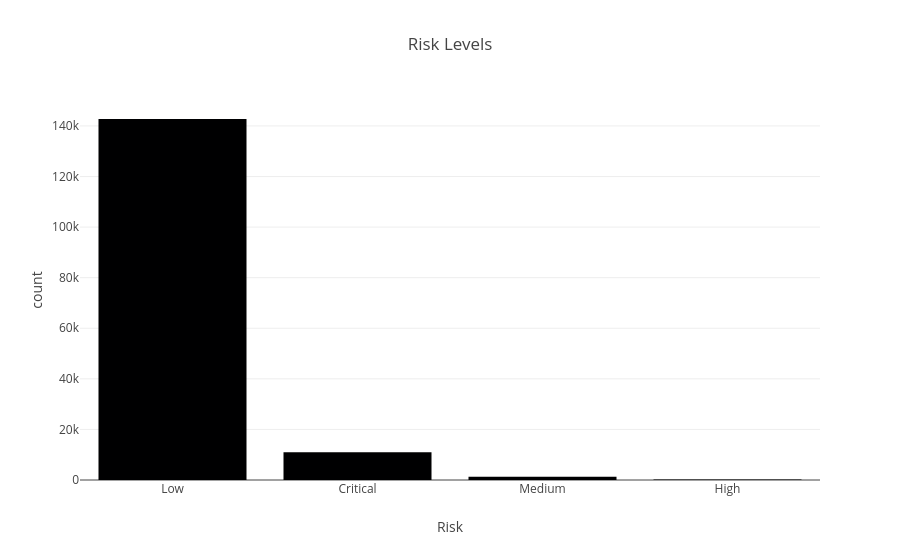

This figure's notebook cell:
### Code cell
fig=px.bar(

    predictions["Risk"]

    .value_counts()

    .reset_index(),

    x="Risk",

    y="count",

    title="Risk Levels"

)

fig.show()

### Figure 1 — Plotly figure (JSON) as saved in the notebook; plotly's stock layout.template omitted (floating-point values rounded to 4 significant figures)
{"data": [{"hovertemplate": "Risk=%{x}<br>count=%{y}<extra></extra>", "legendgroup": "", "marker": {"color": "#000001", "pattern": {"shape": ""}}, "name": "", "orientation": "v", "showlegend": false, "textposition": "auto", "type": "bar", "x": ["Low", "Critical", "Medium", "High"], "xaxis": "x", "y": [142744, 10933, 1309, 215], "yaxis": "y"}], "layout": {"autosize": true, "barmode": "relative", "legend": {"tracegroupgap": 0}, "title": {"text": "Risk Levels"}, "xaxis": {"anchor": "y", "autorange": true, "domain": [0, 1], "range": [-0.5, 3.5], "title": {"text": "Risk"}, "type": "category"}, "yaxis": {"anchor": "x", "autorange": true, "domain": [0, 1], "range": [0, 3.158], "title": {"text": "count"}}}}
